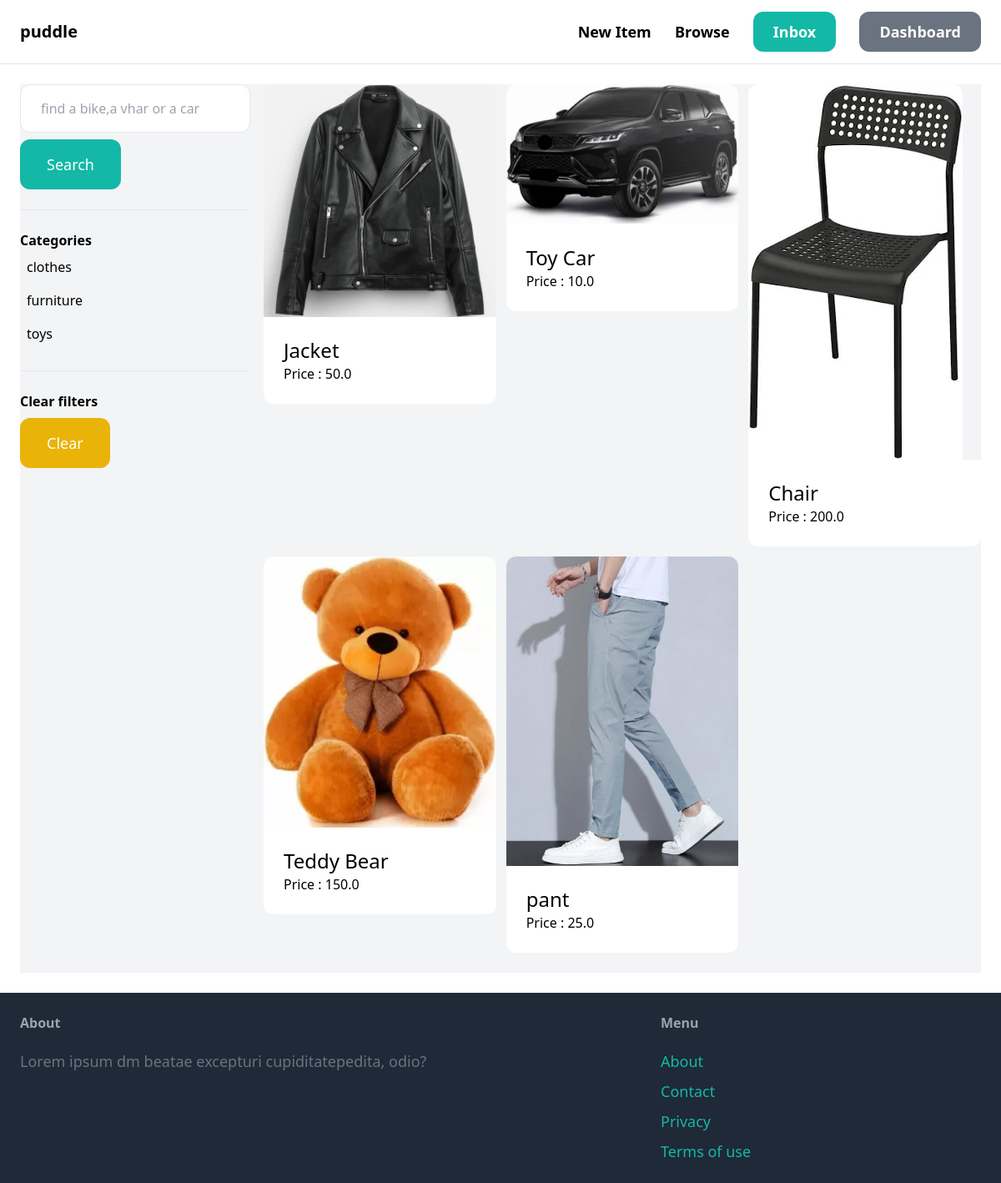
The app's page /items/ (signed in) with its own data.
### items/models.py (models this page shows, shortened)
class Category(models.Model):
    name = models.CharField(max_length=255)
    class Meta: #this step is to correctly spell the name of the table in the database
        verbose_name_plural = 'Categories'
        ordering = ('name',) # for ordering by name

class Item(models.Model):
    category = models.ForeignKey(Category, related_name='items', on_delete=models.CASCADE)
    name = models.CharField(max_length=200)
    description = models.TextField(blank=True, null=True)
    price = models.FloatField()
    image= models.ImageField(upload_to='item_images', blank=True  ,null= True)
    is_sold = models.BooleanField(default=False)
    created_by = models.ForeignKey(User, related_name='items', on_delete=models.CASCADE)
    created_at = models.DateTimeField(auto_now_add=True)

### items/views.py (the view)
# urls.py: path('',views.items, name='items')
def items(request):
    query = request.GET.get('query', '')
    categories = Category.objects.all()
    category_id = request.GET.get('category',0)
    items = Item.objects.filter(is_sold = False)
    if category_id:
        items = items.filter(category_id=category_id)
    if query:
        items = items.filter(Q(name__icontains=query) | Q(description__icontains=query))
    return render(request, 'item/items.html',{
        'items':items,
        'query': query,
        'categories' : categories,
        'category_id':int(category_id)
    })

### items/templates/item/items.html (shortened to what this page needs)
{% extends 'core/base.html' %}
{% block content %}
    <div class="pb-6 grid grid-cols-4 gap-4 bg-gray-100">
        <div class="col-span-1">
            <form method="get" action="{% url 'items:items' %}">
                <input name="query" class="w-full py-4 px-6 border rounded-xl" type="text" value="{{ query }}" placeholder= "find a bike,a vhar or a car">
                <button class="mt-2 py-4 px-8 text-lg bg-teal-500 text-white rounded-xl">Search</button>
            </form>
            <hr class="my-6">
            <p class="font-semibold">Categories</p>
            <ul>
                {% for category in categories %}
                    <li class="py-2 px-2 rounded-xl {% if category.id == category_id %} bg-gray-200 rounded {% endif %}">
                        <a href="{% url 'items:items' %}?query={{ query }}&category={{ category.id }}">{{ category.name }}
                        </a>
                    </li>
                {% endfor %}
            </ul>
            <hr class="my-6">
            <p class="font-semibold">Clear filters</p>
            <ul>
                <li><a href="{% url 'items:items' %}" class="mt-2 py-4 px-8 inline-block bg-yellow-500 text-lg rounded-xl text-white">Clear</a></li>
            </ul>
        </div>
        <div class="col-span-3">
            <div class = "grid grid-cols-3 gap-3">
                {% for item in items %}
                    <div>
                        <a href="{% url 'items:detail' item.id %}">
                            <div>
                                <img src="{{ item.image.url }}" class="rounded-t-xl">
                            </div>
                            <div class="p-6 bg-white rounded-b-xl">
                                <h2 class="text-2xl">{{ item.name }}</h2>
                                <p class="text-grey-500">Price : {{ item.price}}</p>
                            </div>
                        </a>
                    </div>
                    {% endfor %}
            </div>
        </div>
    </div>
{% endblock %}

### records on screen
Category: name "clothes"
Category: name "furniture"
Category: name "toys"
Item: image (picture), name "Jacket", price "50.0"
Item: image (picture), name "Toy Car", price "10.0"
Item: image (picture), name "Chair", price "200.0"
Item: image (picture), name "Teddy Bear", price "150.0"
Item: image (picture), name "pant", price "25.0"
